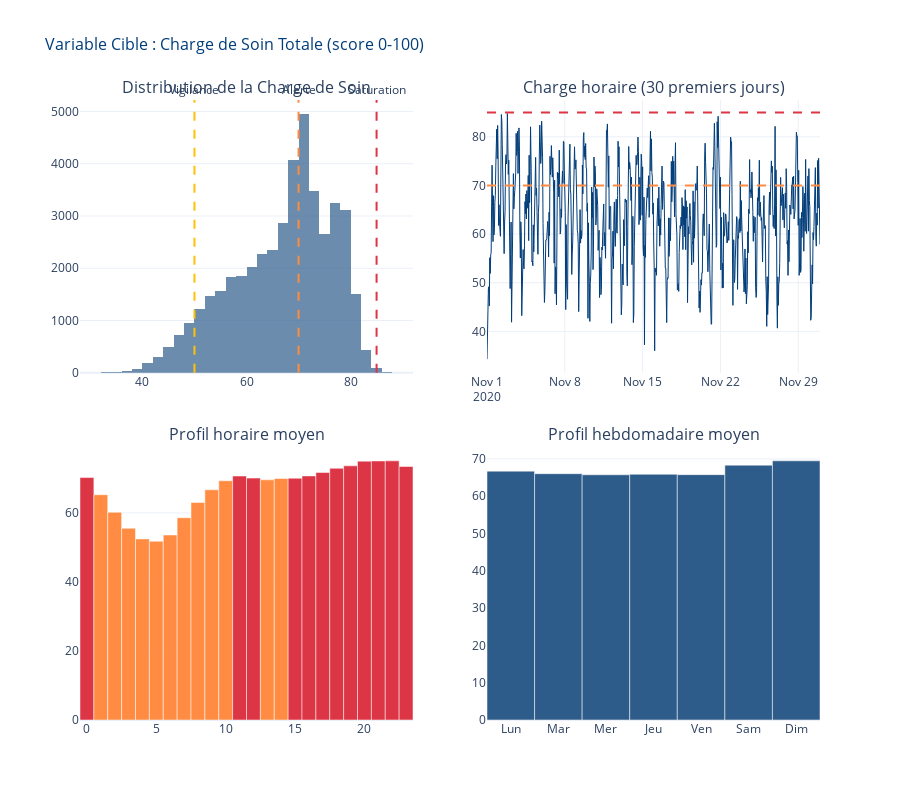

Notebook code for this chart:
### Code cell
# Visualisation de la variable cible
fig = make_subplots(
    rows=2, cols=2,
    subplot_titles=[
        'Distribution de la Charge de Soin',
        'Charge horaire (30 premiers jours)',
        'Profil horaire moyen',
        'Profil hebdomadaire moyen'
    ],
    vertical_spacing=0.12, horizontal_spacing=0.10
)

# 1. Histogramme
fig.add_trace(go.Histogram(
    x=df_hourly['charge_soin_totale'], nbinsx=50,
    marker_color=BLEU_PSL_CLAIR, opacity=0.7, name='Distribution'
), row=1, col=1)
for seuil, color, label in [
    (50, '#FFC107', 'Vigilance'), (70, '#FF8C42', 'Alerte'), (85, '#DC3545', 'Saturation')
]:
    fig.add_vline(x=seuil, line_dash='dash', line_color=color,
                  row=1, col=1, annotation_text=label, annotation_position='top')

# 2. Serie temporelle (30 jours)
sample_30d = df_hourly.iloc[:720]
fig.add_trace(go.Scatter(
    x=sample_30d.index, y=sample_30d['charge_soin_totale'],
    mode='lines', line=dict(color=BLEU_PSL, width=1), name='Charge'
), row=1, col=2)
fig.add_hline(y=70, line_dash='dash', line_color='#FF8C42', row=1, col=2)
fig.add_hline(y=85, line_dash='dash', line_color='#DC3545', row=1, col=2)

# 3. Profil horaire
profil_h = df_hourly.groupby(df_hourly.index.hour)['charge_soin_totale'].mean()
colors_h = [
    PALETTE_SEUILS['saturation'] if v > 70
    else PALETTE_SEUILS['alerte'] if v > 50
    else PALETTE_SEUILS['normal']
    for v in profil_h.values
]
fig.add_trace(go.Bar(
    x=profil_h.index, y=profil_h.values,
    marker_color=colors_h, name='Moy/heure'
), row=2, col=1)

# 4. Profil hebdomadaire
jours = ['Lun', 'Mar', 'Mer', 'Jeu', 'Ven', 'Sam', 'Dim']
profil_j = df_hourly.groupby(df_hourly.index.dayofweek)['charge_soin_totale'].mean()
fig.add_trace(go.Bar(
    x=jours, y=profil_j.values,
    marker_color=BLEU_PSL_CLAIR, name='Moy/jour'
), row=2, col=2)

fig.update_layout(
    title=dict(
        text="Variable Cible : Charge de Soin Totale (score 0-100)",
        font=dict(size=16, color=BLEU_PSL)
    ),
    height=800, showlegend=False
)
fig.show()

### Figure 1 — Plotly figure (JSON) as saved in the notebook; plotly's stock layout.template omitted (floating-point values rounded to 4 significant figures; data arrays with more than 128 entries replaced by an {"elided": "..."} marker saying what was removed)
{"data": [{"marker": {"color": "#2E5C8A"}, "name": "Distribution", "nbinsx": 50, "opacity": 0.7, "type": "histogram", "x": {"elided": "43824 float values"}, "xaxis": "x", "yaxis": "y"}, {"line": {"color": "#003D7A", "width": 1}, "mode": "lines", "name": "Charge", "type": "scatter", "x": {"elided": "720 str values"}, "xaxis": "x2", "y": {"elided": "720 float values"}, "yaxis": "y2"}, {"marker": {"color": ["#DC3545", "#FF8C42", "#FF8C42", "#FF8C42", "#FF8C42", "#FF8C42", "#FF8C42", "#FF8C42", "#FF8C42", "#FF8C42", "#FF8C42", "#DC3545", "#DC3545", "#FF8C42", "#FF8C42", "#DC3545", "#DC3545", "#DC3545", "#DC3545", "#DC3545", "#DC3545", "#DC3545", "#DC3545", "#DC3545"]}, "name": "Moy/heure", "type": "bar", "x": [0, 1, 2, 3, 4, 5, 6, 7, 8, 9, 10, 11, 12, 13, 14, 15, 16, 17, 18, 19, 20, 21, 22, 23], "xaxis": "x3", "y": [70.24, 65.27, 60.18, 55.53, 52.47, 51.8, 53.6, 58.59, 63.03, 66.69, 69.32, 70.68, 70.08, 69.58, 69.96, 70.05, 70.71, 71.7, 72.92, 73.62, 74.99, 75.05, 75.08, 73.45], "yaxis": "y3"}, {"marker": {"color": "#2E5C8A"}, "name": "Moy/jour", "type": "bar", "x": ["Lun", "Mar", "Mer", "Jeu", "Ven", "Sam", "Dim"], "xaxis": "x4", "y": [66.73, 66.04, 65.75, 65.89, 65.79, 68.33, 69.49], "yaxis": "y4"}], "layout": {"annotations": [{"font": {"size": 16}, "showarrow": false, "text": "Distribution de la Charge de Soin", "x": 0.225, "xanchor": "center", "xref": "paper", "y": 1, "yanchor": "bottom", "yref": "paper"}, {"font": {"size": 16}, "showarrow": false, "text": "Charge horaire (30 premiers jours)", "x": 0.775, "xanchor": "center", "xref": "paper", "y": 1, "yanchor": "bottom", "yref": "paper"}, {"font": {"size": 16}, "showarrow": false, "text": "Profil horaire moyen", "x": 0.225, "xanchor": "center", "xref": "paper", "y": 0.44, "yanchor": "bottom", "yref": "paper"}, {"font": {"size": 16}, "showarrow": false, "text": "Profil hebdomadaire moyen", "x": 0.775, "xanchor": "center", "xref": "paper", "y": 0.44, "yanchor": "bottom", "yref": "paper"}, {"showarrow": false, "text": "Vigilance", "x": 50, "xanchor": "center", "xref": "x", "y": 1, "yanchor": "bottom", "yref": "y domain"}, {"showarrow": false, "text": "Alerte", "x": 70, "xanchor": "center", "xref": "x", "y": 1, "yanchor": "bottom", "yref": "y domain"}, {"showarrow": false, "text": "Saturation", "x": 85, "xanchor": "center", "xref": "x", "y": 1, "yanchor": "bottom", "yref": "y domain"}], "height": 800, "shapes": [{"line": {"color": "#FFC107", "dash": "dash"}, "type": "line", "x0": 50, "x1": 50, "xref": "x", "y0": 0, "y1": 1, "yref": "y domain"}, {"line": {"color": "#FF8C42", "dash": "dash"}, "type": "line", "x0": 70, "x1": 70, "xref": "x", "y0": 0, "y1": 1, "yref": "y domain"}, {"line": {"color": "#DC3545", "dash": "dash"}, "type": "line", "x0": 85, "x1": 85, "xref": "x", "y0": 0, "y1": 1, "yref": "y domain"}, {"line": {"color": "#FF8C42", "dash": "dash"}, "type": "line", "x0": 0, "x1": 1, "xref": "x2 domain", "y0": 70, "y1": 70, "yref": "y2"}, {"line": {"color": "#DC3545", "dash": "dash"}, "type": "line", "x0": 0, "x1": 1, "xref": "x2 domain", "y0": 85, "y1": 85, "yref": "y2"}], "showlegend": false, "title": {"font": {"color": "#003D7A", "size": 16}, "text": "Variable Cible : Charge de Soin Totale (score 0-100)"}, "xaxis": {"anchor": "y", "domain": [0, 0.45]}, "xaxis2": {"anchor": "y2", "domain": [0.55, 1]}, "xaxis3": {"anchor": "y3", "domain": [0, 0.45]}, "xaxis4": {"anchor": "y4", "domain": [0.55, 1]}, "yaxis": {"anchor": "x", "domain": [0.56, 1]}, "yaxis2": {"anchor": "x2", "domain": [0.56, 1]}, "yaxis3": {"anchor": "x3", "domain": [0, 0.44]}, "yaxis4": {"anchor": "x4", "domain": [0, 0.44]}}}
